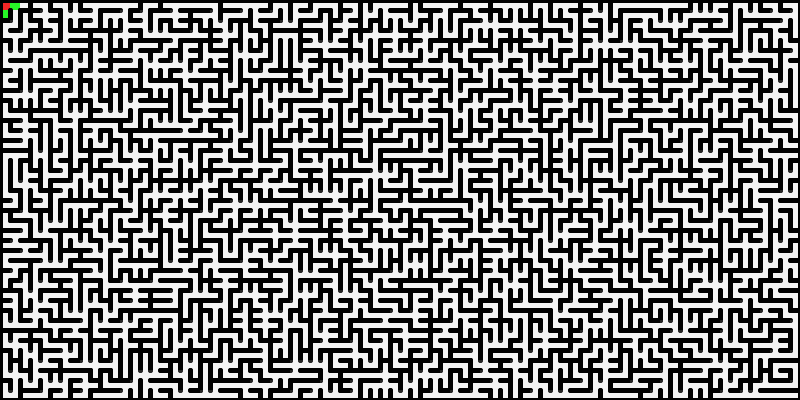
Frame 1 (no input)
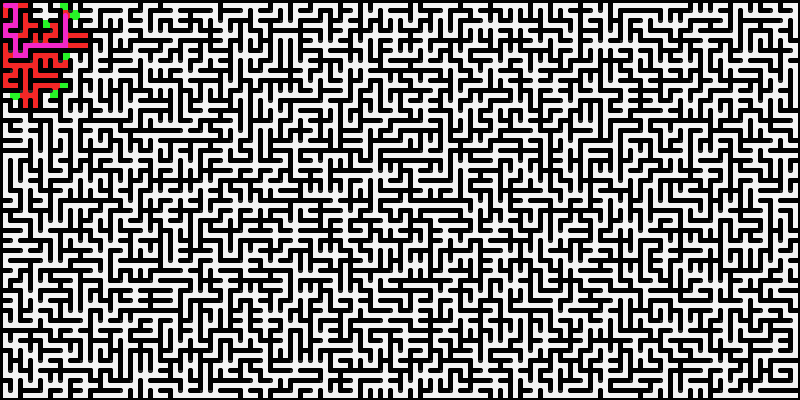
Frame 60 (the mouse pressed at the canvas centre just before this capture)
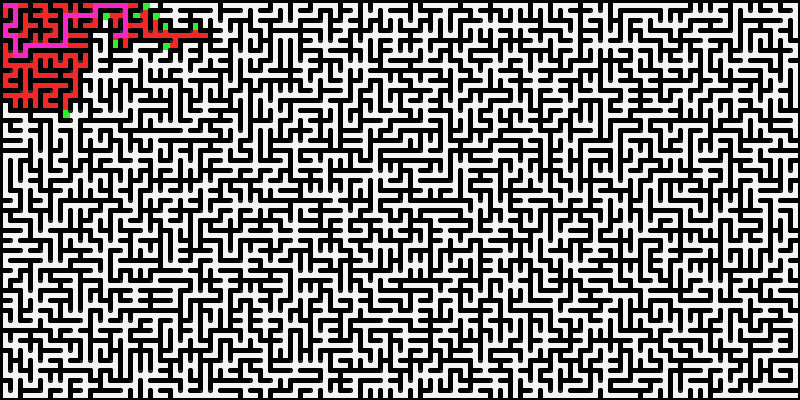
Frame 120 (the mouse held since frame 60 and released just before this capture)

The Processing sketch that drew these frames (run headless with seeded random() and noise(); from frame 60 on, the mouse is pressed at the canvas centre):

// Processing sketch: A_star_solver
// ── A_star_solver.pde
int scl = 10;
int cols, rows;

Cell[] grid;

//open and closed set but for pathfinding algorithm
ArrayList<Cell> searching = new ArrayList<Cell>();
ArrayList<Cell> searched = new ArrayList<Cell>();

//start and end
Cell start;
Cell end;
Cell current;

//path but for the pathfinding algorithm
ArrayList<Cell> route = new ArrayList<Cell>();

void setup() {
  size(800, 400);
  cols = width/scl;
  rows = height/scl;
  
  grid = new Cell[cols * rows];
  
  //cells not in the maze (open) and cells in the maze (closed)
  ArrayList<Cell> openSet = new ArrayList<Cell>();
  ArrayList<Cell> closedSet = new ArrayList<Cell>();
  
  //initialize the cells in grid
  for (int j = 0; j < rows; j++) {
    for (int i = 0; i < cols; i++) {
      grid[i + j*width/scl] = new Cell(i, j);
      openSet.add(grid[i + j*cols]);
    }
  }
  
  //add an initial random cell to the maze
  int r = floor(random(cols * rows));
  closedSet.add(grid[r]);
  openSet.remove(grid[r]);  
  
  //create the paths and add them to the maze until the maze encompasses the entire grid
  while(openSet.size() > 0) {    
    //choose a random cell from openSet
    r = floor(random(openSet.size()));
    Cell temp = openSet.get(r);
    current = temp;
    
    //start a path from initial until it reaches a cell in the maze
    while (!closedSet.contains(current)) { //while current is not part of the maze
      ArrayList<Cell> neighbors = findNeighbors(current);
      
      r = floor(random(neighbors.size()));
      Cell neighbor = neighbors.get(r);
      current.next = neighbor;
      current = neighbor;    
    }
    
    //find the path by working forwards
    ArrayList<Cell> path = new ArrayList<Cell>();
  
    while (temp.next != null) {
      if (!closedSet.contains(temp)) {
        path.add(temp);
        openSet.remove(temp);
        closedSet.add(temp);
        removeWalls(temp, temp.next);        
      }
      temp = temp.next;
    }
  }
  
  //show the status of the cells
  for (int i = 0; i < closedSet.size(); i++) {
    closedSet.get(i).show(color(200));
  }
  
  for (int i = 0; i < grid.length; i++) {
    grid[i].show(color(255, 50));
  }
  
  
  
  //start and end of the pathfinding algorithm
  start = grid[0];
  end = grid[cols*rows-1];
  
  searching.add(start);
}

void draw() {    
  background(255);
  // Am I still searching?
  if (searching.size() > 0) {

    // Best next option
    int winner = 0;
    for (int i = 0; i < searching.size(); i++) {
      if (searching.get(i).f < searching.get(winner).f) {
        winner = i;
      }
    }
    current = searching.get(winner);
    
    // Did I finish?
    if (current == end) {
      noLoop();
      println("DONE!");
    }

    // Best option moves from searching to searched
    //searching = removeFromArray(searching, current);
    searching.remove(current);
    searched.add(current);

    // Check all the neighbors
    ArrayList<Cell> neighbors = testNeighbors(current);
    for (int i = 0; i < neighbors.size(); i++) {
      Cell neighbor = neighbors.get(i);

      // Valid next Cell?
      if (!searched.contains(neighbor)) {
        float tempG = current.g + heuristic(neighbor, current);

        // Is this a better path than before?
        boolean newPath = false;
        if (searching.contains(neighbor)) {
          if (tempG < neighbor.g) {
            neighbor.g = tempG;
            newPath = true;
          }
        } else {
          neighbor.g = tempG;
          newPath = true;
          searching.add(neighbor);
        }

        // Yes, it's a better path
        if (newPath) {
          neighbor.heuristic = heuristic(neighbor, end);
          neighbor.f = neighbor.g + neighbor.heuristic; //A*
          //neighbor.f = neighbor.g;                    //djikstra
          neighbor.previous = current;
        }
      }
    }
  } else {
    // Uh oh, no solution
    println("no solution");
    noLoop();
    return;
  }

  for (int i = 0; i < searched.size(); i++) {
    searched.get(i).show(color(255, 0, 0));
  }

  for (int i = 0; i < searching.size(); i++) {
    searching.get(i).show(color(0, 255, 0));
  }

  // Find the path by working backwards
  ArrayList<Cell> path = new ArrayList<Cell>();
  Cell temp = current;
  path.add(temp);
  while (temp.previous != null) {
    path.add(temp.previous);
    temp = temp.previous;
  }

  // Drawing path as continuous line
  noFill();
  stroke(255, 0, 200);
  strokeWeight(scl / 2);
  beginShape();
  for (int i = 0; i < path.size(); i++) {
    vertex(path.get(i).i * scl + scl / 2, path.get(i).j * scl + scl / 2);
  }
  endShape();
  
  for (int i = 0; i < grid.length; i++) {
    grid[i].show(color(200, 50));
  }
}

// ── cell_class.pde
class Cell {
  int i, j;
  
  //walls
  boolean top;
  boolean right;
  boolean bottom;
  boolean left;
  
  //pathfinding values
  float f = 0;
  float g = 0;
  float heuristic = 0;
  
  //the cell stores its child cell to find the path and generate the maze
  Cell next = null;
  //the cell stores its parent cell to find the path through the maze
  Cell previous = null;
      
  Cell(int i_, int j_) {
    i = i_;
    j = j_;
    
    top = true;
    right = true;
    bottom = true;
    left = true;
  }
  
  void show(color c) {
    fill(c);
    noStroke();
    rect(i*scl, j*scl, scl, scl);
    
    stroke(0);
    if (top == true)    {line((i)*scl, (j)*scl,(i+1)*scl, (j)*scl);}     //top
    if (right == true)  {line((i+1)*scl, (j)*scl,(i+1)*scl, (j+1)*scl);} //right
    if (bottom == true) {line((i)*scl, (j+1)*scl,(i+1)*scl, (j+1)*scl);} //bottom
    if (left == true)   {line((i)*scl, (j)*scl,(i)*scl, (j+1)*scl);}     //left
  }
}

ArrayList<Cell> findNeighbors(Cell current) { //for the generation of the maze
  ArrayList<Cell> neighbors = new ArrayList<Cell>();
  if (current.j>0)      {neighbors.add(grid[(current.i) + (current.j-1)*cols]);} //top
  if (current.i<cols-1) {neighbors.add(grid[(current.i+1) + (current.j)*cols]);} //right
  if (current.j<rows-1) {neighbors.add(grid[(current.i) + (current.j+1)*cols]);} //bottom
  if (current.i>0)      {neighbors.add(grid[(current.i-1) + (current.j)*cols]);} //left   
  return neighbors;
}

ArrayList<Cell> testNeighbors(Cell current) { //for the solving of the maze
  ArrayList<Cell> neighbors = new ArrayList<Cell>();
  if (current.top == false)    {neighbors.add(grid[(current.i) + (current.j-1)*cols]);} //top
  if (current.right == false)  {neighbors.add(grid[(current.i+1) + (current.j)*cols]);} //right
  if (current.bottom == false) {neighbors.add(grid[(current.i) + (current.j+1)*cols]);} //bottom
  if (current.left == false)   {neighbors.add(grid[(current.i-1) + (current.j)*cols]);} //left   
  return neighbors;
}

void removeWalls(Cell a, Cell b) {
  int x = a.i - b.i;
  int y = a.j - b.j;
  
  if (x == 1) {
    a.left = false;
    b.right = false;
  } else if (x == -1) {
    a.right = false;
    b.left = false;
  }
  if (y == 1) {
    a.top = false;
    b.bottom = false;
  } else if (y == -1) {
    a.bottom = false;
    b.top = false;
  }
}

float heuristic(Cell a, Cell b) {
  return dist(a.i, a.j, b.i, b.j); //euclidian distance
}
